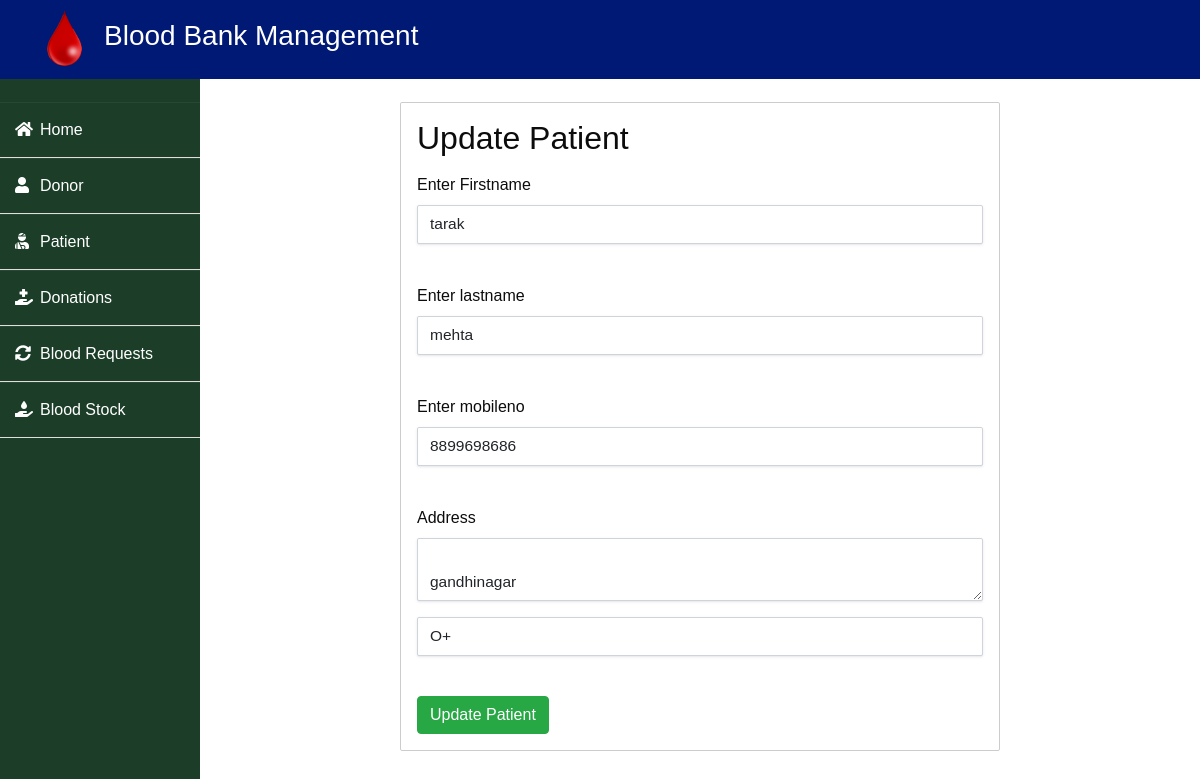
Page /updatep/1 on the committed database.
### patient/models.py (models this page shows, shortened)
class Patient(models.Model):
    user=models.OneToOneField(User,on_delete=models.CASCADE)
    mobileno = models.CharField(max_length=20,null=False)
    address = models.CharField(max_length=40)
    bloodgroup=models.CharField(max_length=10)

### blood/views.py (the view, shortened to what this page needs)
# urls.py: path('updatep/<int:id>',views.updatep,name='updatep'),
def updatep(request,id):
    patient=pmodels.Patient.objects.get(pk=id)
    user=pmodels.User.objects.get(id=patient.user_id)
    return render(request,"action/updatep.html",{'patient':patient})

### templates/action/updatep.html (shortened to what this page needs)
{% extends 'action/adminbase.html' %}
{% block content %}
<html>
<head>
    <title></title></head>
    <body>
    <div class="box-outer">
    <form method="POST" action="/updatep/{{patient.id}}">
         <h2 class="heading">Update Patient</h2>
        <label for="firstname">Enter Firstname</label>
        <input type="text" value="{{patient.user.first_name}}" name="firstname" class="input-control" id="firstname"><br>
        <label for="lastname">Enter lastname</label>
        <input type="text" value="{{patient.user.last_name}}" name="lastname" class="input-control" id="lastname"><br>
        <label for="mobileno">Enter mobileno</label>
        <input type="text" value="{{patient.mobileno}}" name="mobileno" class="input-control" id="mobileno"><br>
         <label for="address">Address</label>
        <textarea id="address" class="input-control" name="address" >
             {{patient.address}}</textarea>
        <select name="bloodgroup" id="bloodgroup" class="input-control" value="{{patient.bloodgroup}}">
        <option value="{{patient.bloodgroup}}">{{patient.bloodgroup}}</option>
        </select><br>
        <input type="submit" name="submit" class="btn btn-success " value="Update Patient">
    </form>
    </div>
</body>
</html>
{% endblock content %}

### static/home/style.css (style rules this page uses)
body { font-family: 'Roboto', sans-serif; color: #0c0c0c; background-color: #ffffff; overflow-x: hidden; }
.btn, .btn:focus { outline: none !important; -webkit-box-shadow: none; box-shadow: none; }

### templates/action/adminbase.html (style rules this page uses)
* { margin: 0; padding: 0; box-sizing: border-box; list-style: none; text-decoration: none; font-family: 'Josefin Sans', sans-serif; }
body { background-color: #f3f5f9; }

### templates/action/updatep.html (style rules this page uses)
.box-outer { border: 1px solid #ccc; background-color: #FFFFFF; padding: 1rem; margin:200px; margin-bottom:10px; margin-top:30px; border-radius: .12rem; }
.heading { margin-bottom: 1rem; }
.input-control { transition: border .1s linear 0s, box-shadow .1s, width .25s, color .2s; border: 1px solid #ced4da; box-shadow: 0 1px 3px rgb(50 50 93 / 10%), 0 1px 0 rgb(0 0 0 / 2%); display: block; width: 100%; padding: .375rem .75rem; font-size: .969rem; font-weight: 400; line-height: 1.6; color: #212529; background-color: #FFF; background-clip: padding-box; appearance: none; border-radius: .12rem; margin-bottom: 1rem; }

### rows in the picture
Patient: firstname "tarak", lastname "mehta", mobileno "8899698686", address "gandhinagar", bloodgroup "O+"
